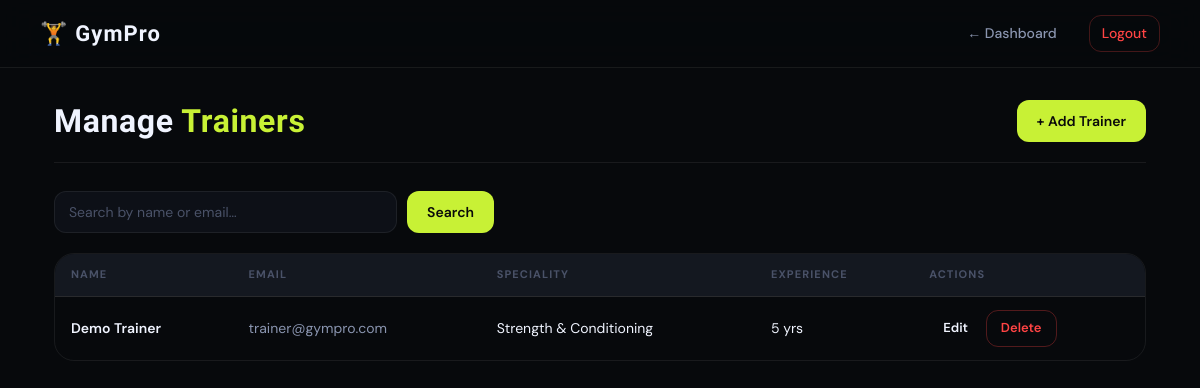
The page /manage_trainers.php (signed in) on the database its author committed.
### tables this page shows
CREATE TABLE IF NOT EXISTS `trainers` (
  `id` int(11) NOT NULL,
  `speciality` varchar(150) DEFAULT 'General Fitness',
  `experience_years` int(11) DEFAULT 3,
  `bio` text DEFAULT NULL,
  PRIMARY KEY (`id`),
  CONSTRAINT `fk_trainers_user` FOREIGN KEY (`id`) REFERENCES `users` (`id`) ON DELETE CASCADE
);

CREATE TABLE IF NOT EXISTS `users` (
  `id` int(11) NOT NULL AUTO_INCREMENT,
  `name` varchar(150) NOT NULL,
  `email` varchar(200) NOT NULL,
  `password_hash` varchar(255) NOT NULL,
  `role` enum('admin','trainer','member') NOT NULL DEFAULT 'member',
  `age` int(11) DEFAULT NULL,
  `gender` varchar(20) DEFAULT NULL,
  `phone` varchar(30) DEFAULT NULL,
  `membership_status` enum('active','inactive','expired','pending') DEFAULT 'inactive',
  `membership_start` date DEFAULT NULL,
  `membership_end` date DEFAULT NULL,
  `created_at` datetime NOT NULL DEFAULT current_timestamp(),
  PRIMARY KEY (`id`),
  UNIQUE KEY `idx_users_email` (`email`)
);

### config.php (called while the page is built, shortened)
<?php
function env($key, $default = '') {
    if (isset($_ENV[$key])) return $_ENV[$key];
    $val = @getenv($key);
    return ($val !== false && $val !== '') ? $val : $default;
}
$host = env('DB_HOST', 'localhost');
$user = env('DB_USER', 'root');
$pass = env('DB_PASS', '');
$db   = env('DB_NAME', 'gym_db');
$port = (int)env('DB_PORT', 3306);
try {
    $conn = @new mysqli($host, $user, $pass, $db, $port);
} catch (Throwable $e) {
    die('<div style="font-family:sans-serif;max-width:600px;margin:50px auto;padding:25px;border:1px solid #f5c6cb;background:#f8d7da;color:#721c24;border-radius:8px;">'
        . '<h2 style="margin-top:0;">Database Error</h2>'
        . '<p>' . htmlspecialchars($e->getMessage()) . '</p>'
        . '</div>');
}
function get_setting($key, $default = '') {
    global $conn;
    static $cache = null;
    if ($cache === null) {
        $cache = [];
        $res = @$conn->query("SELECT setting_key, setting_value FROM system_settings");
        if ($res) {
            while ($r = $res->fetch_assoc()) {
                $cache[$r['setting_key']] = $r['setting_value'];
            }
        }
    }
    if (isset($cache[$key]) && $cache[$key] !== '') {
        return $cache[$key];
    }
    return env($key, $default);
}

### auth.php (called while the page is built, shortened)
<?php
function csrf_token() {
    return $_SESSION['csrf_token'];
}

### manage_trainers.php (the view, shortened to what this page needs)
<?php
require 'config.php';
require 'auth.php';
$gym_name = htmlspecialchars(get_setting('gym_name', 'GymPro'));
$search = trim($_GET['q'] ?? '');
if ($search !== '') {
    $param = '%' . $search . '%';
    $t_stmt = $conn->prepare("SELECT u.*, t.speciality, t.experience_years FROM users u LEFT JOIN trainers t ON u.id = t.id WHERE u.role = 'trainer' AND (u.name LIKE ? OR u.email LIKE ?) ORDER BY u.name");
    $t_stmt->bind_param('ss', $param, $param);
    $t_stmt->execute();
    $trainers = $t_stmt->get_result();
} else {
    $trainers = $conn->query("SELECT u.*, t.speciality, t.experience_years FROM users u LEFT JOIN trainers t ON u.id = t.id WHERE u.role = 'trainer' ORDER BY u.name");
}
?>
<!DOCTYPE html>
<html lang="en" data-theme="dark">
<head>
  <link rel="stylesheet" href="assets/style.css?v=1.3">
</head>
<body>
<nav class="navbar">
  <div class="navbar-brand">🏋️ <?php echo $gym_name; ?></div>
  <div class="navbar-links">
    <a href="admin_dashboard.php">← Dashboard</a>
    <a href="logout.php" class="nav-logout">Logout</a>
  </div>
</nav>
<div class="container">
  <div class="page-header">
    <h2>Manage <span class="accent">Trainers</span></h2>
    <a href="admin_add_trainer.php" class="btn">+ Add Trainer</a>
  </div>
  <form method="get" style="margin-bottom:20px;display:flex;gap:10px;max-width:440px;">
    <input type="text" name="q" placeholder="Search by name or email…" value="<?php echo htmlspecialchars($search); ?>" style="flex:1;">
    <button class="btn" type="submit">Search</button>
  </form>
  <?php if ($trainers && $trainers->num_rows > 0): ?>
  <div class="table-wrap">
    <table>
      <thead><tr><th>Name</th><th>Email</th><th>Speciality</th><th>Experience</th><th>Actions</th></tr></thead>
      <tbody>
      <?php while($r = $trainers->fetch_assoc()): ?>
        <tr>
          <td style="font-weight:600;"><?php echo htmlspecialchars($r['name']); ?></td>
          <td style="color:var(--text-2);"><?php echo htmlspecialchars($r['email']); ?></td>
          <td><?php echo htmlspecialchars($r['speciality'] ?? '—'); ?></td>
          <td><?php echo ($r['experience_years'] ?? 0) ? htmlspecialchars((string)$r['experience_years']).' yrs' : '—'; ?></td>
          <td style="white-space:nowrap;">
            <a class="btn btn-sm btn-outline" href="edit_trainer.php?id=<?php echo (int)$r['id']; ?>">Edit</a>
            <a class="btn btn-sm btn-danger" href="?delete=<?php echo (int)$r['id']; ?>&csrf_token=<?php echo urlencode(csrf_token()); ?>" onclick="return confirm('Delete trainer?')">Delete</a>
          </td>
        </tr>
      <?php endwhile; ?>
      </tbody>
    </table>
  </div>
  <?php endif; ?>
</div>
</body>
</html>

### assets/style.css (style rules this page uses)
[data-theme="dark"] { --bg: #07090c; --bg-2: #0d1017; --bg-3: #141820; --card: #111520; --card-hover: #181d2a; --border: rgba(255,255,255,0.07); --border-hi: rgba(200,241,53,0.3); --text-1: #f0f4ff; --text-2: #8a95b0; --text-3: #4a5268; --accent: #c8f135; --accent-dim: #a5cc1f; --accent-glow: rgba(200,241,53,0.12); --accent-glow2: rgba(200,241,53,0.06); --nav-bg: rgba(7,9,12,0.82); --btn-dark-text:#07090c; --shadow-xl: 0 32px 80px rgba(0,0,0,0.7); --shadow-card: 0 8px 32px rgba(0,0,0,0.5); --danger: #ff4444; --warning: #f59e0b; --success: #22c55e; --radius: 12px; --radius-lg: 20px; --radius-xl: 28px; }
*, *::before, *::after { box-sizing: border-box; margin: 0; padding: 0; }
html { scroll-behavior: smooth; }
body { font-family: 'DM Sans', sans-serif; background: var(--bg); color: var(--text-1); font-size: 15px; line-height: 1.6; min-height: 100vh; transition: background 0.3s, color 0.3s; }
h1, h2, h3, h4, h5, h6 { font-family: 'Barlow Condensed', sans-serif; font-weight: 700; line-height: 1.1; letter-spacing: 0.02em; color: var(--text-1); }
h2 { font-size: clamp(1.5rem, 3vw, 2.2rem); }
a { color: var(--accent); text-decoration: none; transition: opacity 0.2s; }
.navbar { position: sticky; top: 0; z-index: 100; display: flex; align-items: center; justify-content: space-between; padding: 0 40px; height: 68px; background: var(--nav-bg); border-bottom: 1px solid var(--border); backdrop-filter: blur(20px) saturate(1.4); -webkit-backdrop-filter: blur(20px) saturate(1.4); transition: background 0.3s; }
.navbar-brand { font-family: 'Barlow Condensed', sans-serif; font-size: 22px; font-weight: 800; letter-spacing: 0.05em; color: var(--text-1); display: flex; align-items: center; gap: 8px; }
.navbar-links { display: flex; align-items: center; gap: 20px; }
.navbar-links a, .navbar-actions a { color: var(--text-2); font-size: 14px; font-weight: 500; padding: 6px 12px; border-radius: var(--radius); transition: all 0.2s; }
.navbar-links .nav-logout, .navbar-actions .nav-logout { color: var(--danger); border: 1px solid rgba(255, 68, 68, 0.25); }
.container { max-width: 1140px; margin: 0 auto; padding: 32px 24px; }
.page-header { display: flex; align-items: center; justify-content: space-between; margin-bottom: 28px; padding-bottom: 20px; border-bottom: 1px solid var(--border); }
.page-header h2 { font-size: 2rem; }
.page-header h2 .accent { color: var(--accent); }
.btn, button.btn { display: inline-flex; align-items: center; gap: 6px; padding: 10px 20px; background: var(--accent); color: #0a0a0a; font-family: 'DM Sans', sans-serif; font-size: 14px; font-weight: 600; border: none; border-radius: var(--radius); cursor: pointer; text-decoration: none; transition: all 0.2s; white-space: nowrap; }
.btn-sm { padding: 7px 14px; font-size: 13px; }
.btn-outline { background: transparent; color: var(--text-1); border: 1px solid var(--border-2); }
.btn-danger { background: transparent; color: var(--danger); border: 1px solid rgba(255, 68, 68, 0.3); }
input[type="text"], input[type="email"], input[type="password"], input[type="number"], input[type="date"], input[type="time"], select, textarea { width: 100%; padding: 11px 14px; background: var(--bg-2); border: 1px solid var(--border); border-radius: var(--radius); color: var(--text-1); font-family: 'DM Sans', sans-serif; font-size: 14px; transition: border-color 0.2s, box-shadow 0.2s; outline: none; appearance: none; -webkit-appearance: none; }
input::placeholder { color: var(--text-3); }
.table-wrap { overflow-x: auto; border-radius: var(--radius-lg); border: 1px solid var(--border); }
table { width: 100%; border-collapse: collapse; }
thead th { background: var(--bg-3); padding: 12px 16px; text-align: left; font-size: 11px; font-weight: 700; letter-spacing: 0.1em; text-transform: uppercase; color: var(--text-3); border-bottom: 1px solid var(--border); white-space: nowrap; }
tbody tr { border-bottom: 1px solid var(--border); transition: background 0.15s; }
tbody tr:last-child { border-bottom: none; }
tbody td { padding: 13px 16px; font-size: 14px; color: var(--text-1); vertical-align: middle; }

### rows shown on the page
trainers: id.name "Demo Trainer", id.email "trainer@gympro.com", speciality "Strength & Conditioning", experience_years "5"

### other values the page prints
$gym_name "GymPro"
